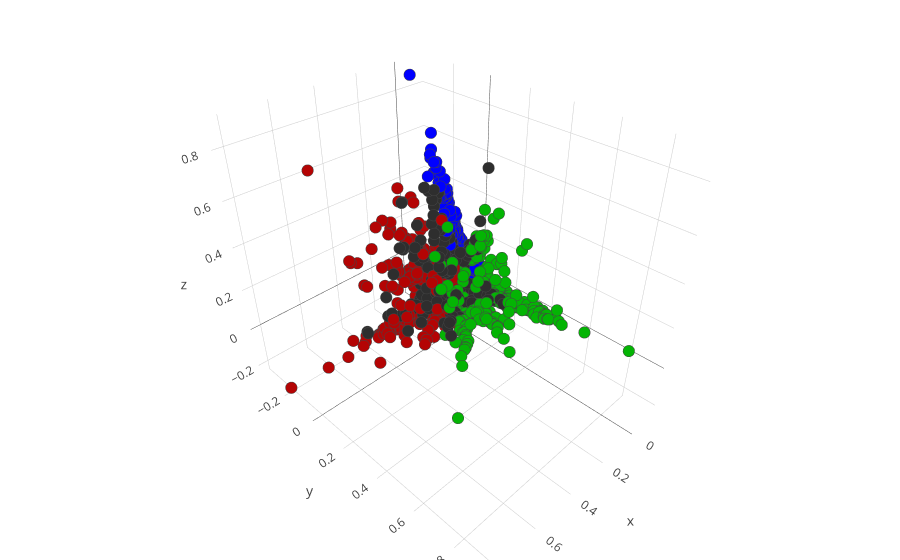

Write notebook code for a chart like this one.
### Code cell
x, y, z = X_weighted_reduced3d[:, 0], X_weighted_reduced3d[:, 1], X_weighted_reduced3d[:, 2]

trace1 = go.Scatter3d(
    x=x,
    y=y,
    z=z,
    mode='markers',
    
    marker=dict(
        size=4,
        color=coloring,
        line=dict(
            color='rgba(217, 217, 217)',
            width=1
        ),
        opacity=1
    )
)


data = [trace1]
layout = go.Layout(
    title='PCA with 3 PCs',
    margin=dict(
        l=0,
        r=0,
        b=0,
        t=0
    )
)
fig = go.Figure(data=data, layout=layout)
iplot(fig)

### Figure 1 — Plotly figure (JSON) as saved in the notebook; plotly's stock layout.template omitted (floating-point values rounded to 4 significant figures; data arrays with more than 128 entries replaced by an {"elided": "..."} marker saying what was removed)
{"data": [{"marker": {"color": {"elided": "4397 str values"}, "line": {"color": "rgba(217, 217, 217)", "width": 1}, "opacity": 1, "size": 4}, "mode": "markers", "type": "scatter3d", "x": {"elided": "4397 float values"}, "y": {"elided": "4397 float values"}, "z": {"elided": "4397 float values"}}], "layout": {"margin": {"b": 0, "l": 0, "r": 0, "t": 0}, "title": "PCA with 3 PCs"}}
